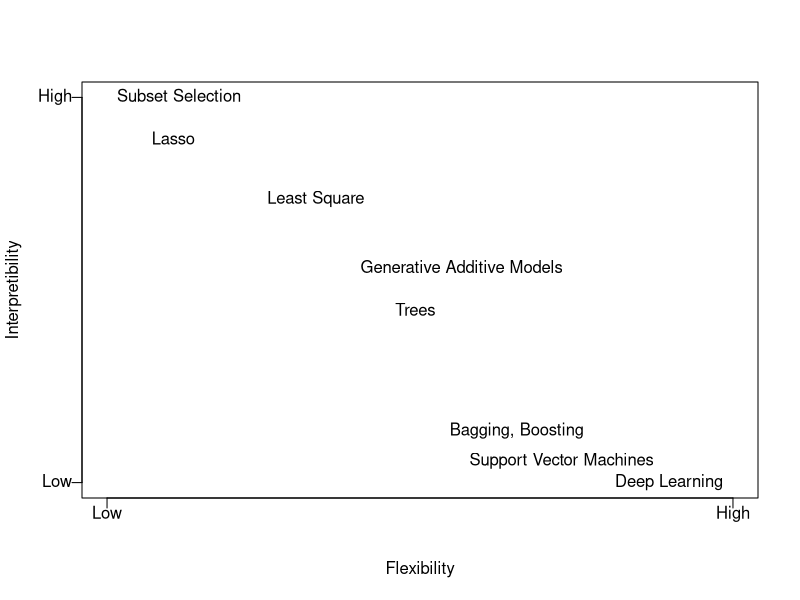

The R source for this figure:
## ---- chunk 1
knitr::opts_chunk$set(echo=FALSE)
## ---- chunk 2
plot(1:10, 10:1,xlab="Flexibility",ylab="Interpretibility",type="n",xaxt="n",yaxt="n")
text(1, 10, "Subset Selection", pos=4)
text(1.5, 9, "Lasso", pos=4)
text(4, 8, "Least Square", pos=1)
text(4.5, 6, "Generative Additive Models", pos=4)
text(5, 5, "Trees", pos=4)
text(8, 2.2, "Bagging, Boosting", pos=2)
text(9, 1.5, "Support Vector Machines", pos=2)
text(10, 1, "Deep Learning", pos=2)
xtick<-seq(1,10, by=9)
ytick<-seq(1,10, by=9)
tick_lables<-c("Low","High")
axis(side=1, at=xtick, labels=FALSE)
text(x=xtick, par("usr")[3], labels=tick_lables, pos=1,xpd=TRUE)
axis(side=2, at=ytick, labels=FALSE)
text(par("usr")[1], ytick, labels=tick_lables, pos=2,xpd=TRUE)
